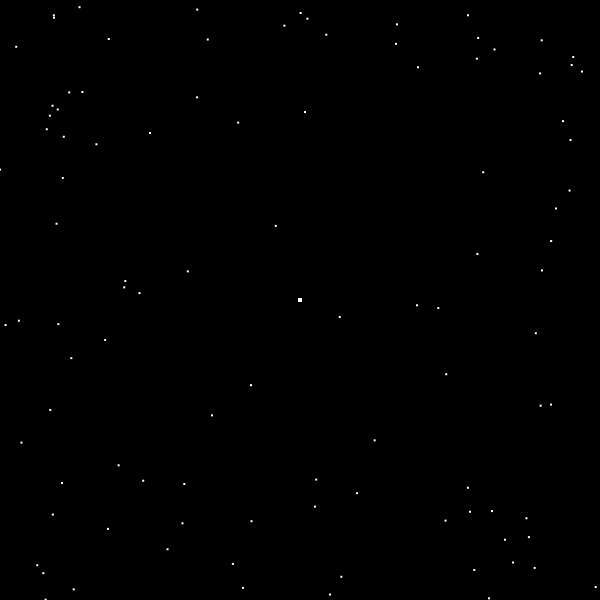
Frame 1 (no input)
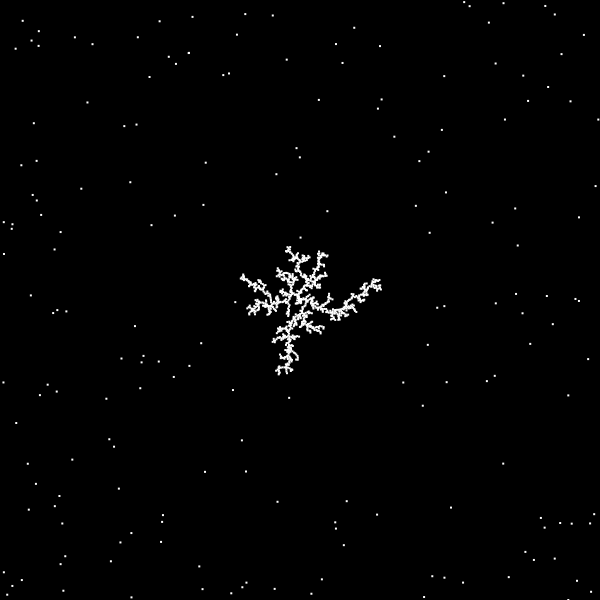
Frame 60 (the mouse pressed at the canvas centre just before this capture)
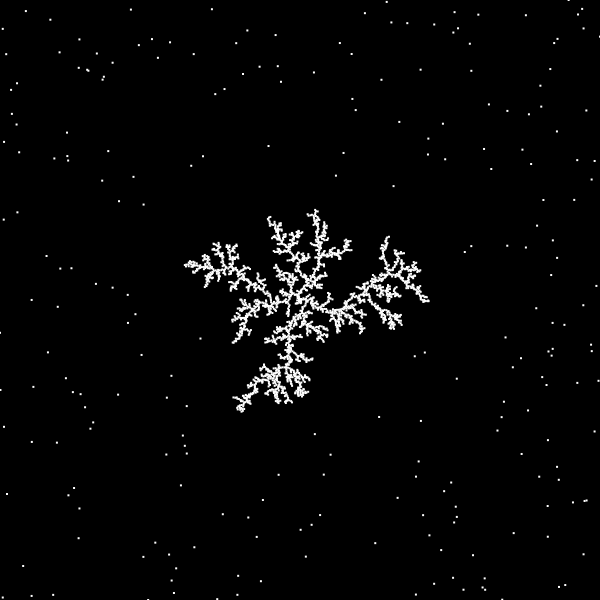
Frame 120 (the mouse held since frame 60 and released just before this capture)

The Processing sketch that drew these frames (run headless with seeded random() and noise(); from frame 60 on, the mouse is pressed at the canvas centre):

// Processing sketch: Diffusion_limited_AggregationHS
// ── Diffusion_limited_AggregationHS.pde
float speed = 2;
float size = 1;
int iter = 10000;
int maxWalker = 1000;
int w = (int)size*10;//split size

boolean highSpeed = false;
boolean debug = false;
ArrayList<Walker> walkers;
ArrayList<Walker> tree;
Cell[][] treeRev;
PVector treeMin;
PVector treeMax;
int cols, rows;


void setup(){
  //fullScreen();
  size(600, 600);
  colorMode(HSB, 360, 100, 100, 100);
  cols = toCol(width);
  rows = toRow(height);
  
  reset();
  Walker branch = new Walker(2, new PVector(width/2, height/2));
  treeAdd(branch);
}

void draw(){
  background(0);
  
  if(walkers.size() < maxWalker*frameRate/60){
    for(int i = 0; i < 100; i++){
      Walker walker = new Walker(random(1, size));
      walkers.add(walker);
    }
  }
  
  for(int n = 0; n < iter; n++){
    for(int i = walkers.size()-1; i >= 0; i--){
      Walker walker = walkers.get(i);
      walker.walk();//slow
      if(isContains(walker) && walker.checkStuck()){
        if(walker.lifetime > 1000){
          treeAdd(walker);
        }
        walkers.remove(i);
      }
    }
  }
  
  if(!highSpeed){
    fill(360);
    noStroke();
    for(Walker walker : walkers){
      walker.show();
    }
    
    for(Walker branch : tree){
      branch.show();
    }
  }
  if(debug){
    fill(360);
    textSize(20);
    text(frameRate+"FPS", 20, 20);
    text(walkers.size()+"walkers", 20, 60);
    fill(0, 100, 100, 50);
    rect(treeMin.x, treeMin.y, treeMax.x-treeMin.x, treeMax.y-treeMin.y);
  }
}

void mousePressed(){
  if(mouseButton == LEFT){
    Walker branch = new Walker(2, new PVector(mouseX, mouseY));
    treeAdd(branch);
  }
}

void keyPressed(){
  if(key == 'h'){
    highSpeed = !highSpeed;
  }
  if(key == 'r'){
    reset();
  }
  if(key == 'd'){
    debug = !debug;
  }
}
// ── base.pde
float distSq(PVector a, PVector b){
  float dx = a.x - b.x;
  float dy = a.y - b.y;
  return dx * dx + dy * dy;
}

PVector randomPoint(){
    int i = floor(random(4));
    switch(i){
      case 0:
        return new PVector(random(width), 0);
      case 1:
        return new PVector(0, random(height));
      case 2:
        return new PVector(random(width), height);
      default:
        return new PVector(width, random(height));
    }
  }
  
int toCol(float x){
  return ceil(x/w);
}

int toRow(float y){
  return ceil(y/w);
}

boolean isEnableSelector(int col, int row){
  if(col > 1 && row > 1 && col < cols-1 && row < rows-1){
    return true;
  }
  return false;
}

void treeAdd(Walker branch){
  treeRev[toCol(branch.pos.x)][toRow(branch.pos.y)].walkers.add(branch);
  tree.add(branch);
  if(branch.pos.x-branch.r < treeMin.x){
    treeMin.x = branch.pos.x-branch.r;
  }
  if(branch.pos.y-branch.r < treeMin.y){
    treeMin.y = branch.pos.y-branch.r;
  }
  if(branch.pos.x+branch.r > treeMax.x){
    treeMax.x = branch.pos.x+branch.r;
  }
  if(branch.pos.y+branch.r > treeMax.y){
    treeMax.y = branch.pos.y+branch.r;
  }
}

boolean isContains(Walker branch){
  if(treeMin.x < branch.pos.x+branch.r && treeMax.x > branch.pos.x-branch.r && treeMin.y < branch.pos.y+branch.r && treeMax.y > branch.pos.y-branch.r){
    return true;
  }
  return false;
}
// ── class.pde
class Walker{
  PVector pos;
  float r;
  boolean stuck;
  int lifetime;
  Walker(float r){
    this(r, randomPoint());
  }
  
  Walker(float r, PVector pos){
    this.pos = pos;
    this.r = r;
    stuck = false;
    lifetime = 0;
  }
  
  boolean checkStuck(){
    int col = toCol(pos.x);
    int row = toRow(pos.y);
    if(isEnableSelector(col, row)){
      for(int i = -1; i <= 1; i++){
        for(int j = -1; j <= 1; j++){
          Cell cell = treeRev[col+i][row+j];
          for(Walker branch : cell.walkers){
            float d = distSq(pos, branch.pos);
            if(d < (r + branch.r) * (r + branch.r)){
              stuck = true;
              return true;
            }
          }
        }
      }
    }
    return false;
  }
  
  void walk(){
    //pos.add(PVector.random2D());//too slow
    pos.add(new PVector(random(-speed, speed), random(-speed, speed)));
    pos.x = constrain(pos.x, 0, width);
    pos.y = constrain(pos.y, 0, height);
    lifetime++;
  }
  
  void show(){
    rect(pos.x-r, pos.y-r, r*2, r*2);
  }
}

class Cell{
  ArrayList<Walker> walkers = new ArrayList<Walker>();
}
// ── method.pde
void reset(){
  walkers = new ArrayList<Walker>();
  tree = new ArrayList<Walker>();
  treeMin = new PVector(width, height);
  treeMax = new PVector(0, 0);
  treeRev = new Cell[cols][rows];
  for(int i = 0; i < cols; i++){
    for(int j = 0; j < rows; j++){
     treeRev[i][j] = new Cell();
    }
  }
}
